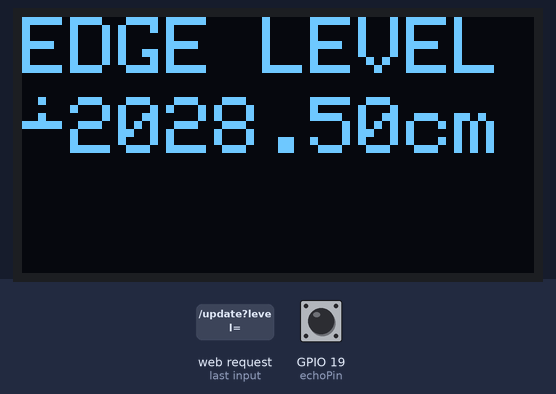
The sketch below on a simulated ESP32. Parts: 128×64 one-colour display. Inputs (shaded band) come from the test bench; at power-on: GPIO 19 (echoPin) LOW. WiFi joins after 1.5 s; servers stay silent unless stated; what the sketch prints to the serial monitor is not drawn.

2.8 s: HTTP request GET /update?level= received
4.3 s: GPIO 19 (echoPin) pulsed HIGH 2 times (0.12 s each, 0.3 s apart)
Above: at 4.8 s.
Timing chart, 0 to 7.3 s (numbered marks = the images above; inputs shaded):
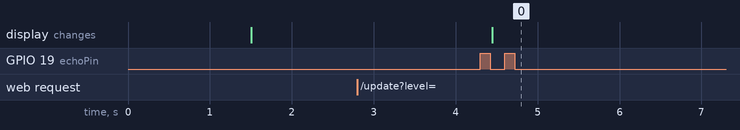

Measured:
- after the input at 2.8 s, every drawn part: stays the same
- after the input at 4.3 s, the display: changes after 0.15 s (image 0)

The sketch:

EDGE.ino
```cpp
#include <WiFi.h>
#include <WiFiClient.h>
#include <WiFiServer.h>
#include <Adafruit_SSD1306.h>
#include <HTTPClient.h>

// WiFi Credentials
const char* ssid = "RTR";
const char* password = "1234567890";

// Server settings
WiFiServer server(80);
WiFiClient client;

// OLED Display Settings
#define SCREEN_WIDTH 128
#define SCREEN_HEIGHT 64
#define OLED_RESET    -1
Adafruit_SSD1306 display(SCREEN_WIDTH, SCREEN_HEIGHT, &Wire, OLED_RESET);

// Ultrasonic Sensor Pins92.168
const int trigPin = 18;
const int echoPin = 19;
volatile long startTime = 0;
volatile long duration = 0;
volatile bool newMeasurement = false;

const char* dataServerURL = "https://robir.pythonanywhere.com/success";

// Water level variables
volatile float edgeWaterLevel = 0.0;  // Measured by this ESP32
volatile float middleWaterLevel = 0.0; // Received from another ESP32
volatile bool newHTTPDataReceived = false; // Flag for new HTTP data

// Interrupt Service Routine (ISR) for Echo Pin
void IRAM_ATTR echoISR() {
    if (digitalRead(echoPin) == HIGH) {
        startTime = micros();  // Store start time
    } else {
        duration = micros() - startTime;  // Measure pulse width
        newMeasurement = true;
    }
}

// Function to send data to the server when new data is received
void IRAM_ATTR sendDataInterrupt() {
    newHTTPDataReceived = true; // Set flag when new HTTP data is received
}

// Function to send edgeWaterLevel to the server
void sendDataToURL(const char* serverURL, float edgeLevel, float receivedLevel) {
    HTTPClient http;
    String requestURL = String(serverURL) + "?edge_level=" + String(edgeLevel) + "&received_level=" + String(receivedLevel);

    Serial.print("Sending data to: ");
    Serial.println(requestURL);

    http.begin(requestURL); // Initialize request
    int httpResponseCode = http.GET(); // Perform GET request

    if (httpResponseCode > 0) {
        Serial.print("✅ Data sent successfully! Response code: ");
        Serial.println(httpResponseCode);
    } else {
        Serial.print("❌ Error sending data: ");
        Serial.println(httpResponseCode);
    }

    http.end(); // Close connection
}

// Function to trigger the ultrasonic sensor
void triggerSensor() {
    digitalWrite(trigPin, LOW);
    delayMicroseconds(2);
    digitalWrite(trigPin, HIGH);
    delayMicroseconds(10);
    digitalWrite(trigPin, LOW);
}

// Function to update the OLED display
void updateDisplay() {
    display.clearDisplay();
    display.setTextSize(2);
    display.setTextColor(WHITE);

    display.setCursor(0, 0);
    display.print("EDGE LEVEL:");
    display.setCursor(0, 20);
    display.print(edgeWaterLevel);
    display.print("cm");

    display.display();
}

// Function to process HTTP GET requests and extract middleWaterLevel
void processRequest(String request) {
    if (request.indexOf("GET /update?level=") >= 0) {
        int startIndex = request.indexOf("=") + 1;
        int endIndex = request.indexOf(" ", startIndex);

        if (startIndex > 0 && endIndex > startIndex) {
            String levelStr = request.substring(startIndex, endIndex);
            middleWaterLevel = levelStr.toFloat();
            sendDataInterrupt();  // Trigger data sending when new HTTP data is received
            Serial.println("Received middle_data: " + String(middleWaterLevel));
        } else {
            Serial.println("⚠ Invalid request format!");
        }
    }
}

void setup() {
    Serial.begin(115200);

    // Connect to WiFi
    WiFi.begin(ssid, password);
    Serial.print("Connecting to WiFi...");
    while (WiFi.status() != WL_CONNECTED) {
        delay(500);
        Serial.print(".");
    }
    Serial.println("\n✅ Connected to WiFi!");

    // Print Server IP Address
    Serial.print("Server ESP32 IP Address: ");
    Serial.println(WiFi.localIP());

    // Start server
    server.begin();

    // Initialize OLED display
    if (!display.begin(SSD1306_SWITCHCAPVCC, 0x3C)) {
        Serial.println("❌ SSD1306 allocation failed!");
        for (;;);
    }
    display.clearDisplay();
    display.display();

    // Configure ultrasonic sensor pins
    pinMode(trigPin, OUTPUT);
    pinMode(echoPin, INPUT);
    attachInterrupt(digitalPinToInterrupt(echoPin), echoISR, CHANGE);
}

void loop() {
    // Trigger ultrasonic sensor every 5 seconds
    static unsigned long lastTrigger = 0;
    if (millis() - lastTrigger >= 5000) {
        lastTrigger = millis();
        triggerSensor();
    }

    // If new ultrasonic data is available, calculate distance
    if (newMeasurement) {
        newMeasurement = false;
        float distance = duration * 0.034 / 2.0;
        edgeWaterLevel = 11.5 - distance;
        Serial.print("Edge Level: ");
        Serial.print(edgeWaterLevel);
        Serial.println(" cm");

        updateDisplay();
    }

    // Handle HTTP requests
    client = server.available();
    if (client) {
        Serial.println("📡 Client connected");
        String request = "";

        while (client.available()) {
            char c = client.read();
            request += c;
            if (c == '\n') break;  // Stop at newline
        }

        Serial.println("Request received: " + request);
        processRequest(request);  // This will trigger data sending if new middle level data is received

        // Send response to client
        client.println("HTTP/1.1 200 OK");
        client.println("Content-Type: text/html");
        client.println("Connection: close");
        client.println();
        client.println("<html><body><h1>Water Level Updated</h1></body></html>");

        client.flush();
        client.stop();
    }

    // Send data when new middleWaterLevel data is received
    if (newHTTPDataReceived) {
        newHTTPDataReceived = false;  // Reset flag
        sendDataToURL(dataServerURL, edgeWaterLevel, middleWaterLevel);
    }

    // Update OLED display only when necessary
    static float lastEdgeLevel = 0.0;
    static float lastMiddleLevel = 0.0;

    if (edgeWaterLevel != lastEdgeLevel || middleWaterLevel != lastMiddleLevel) {
        lastEdgeLevel = edgeWaterLevel;
        lastMiddleLevel = middleWaterLevel;

    }
}
```
